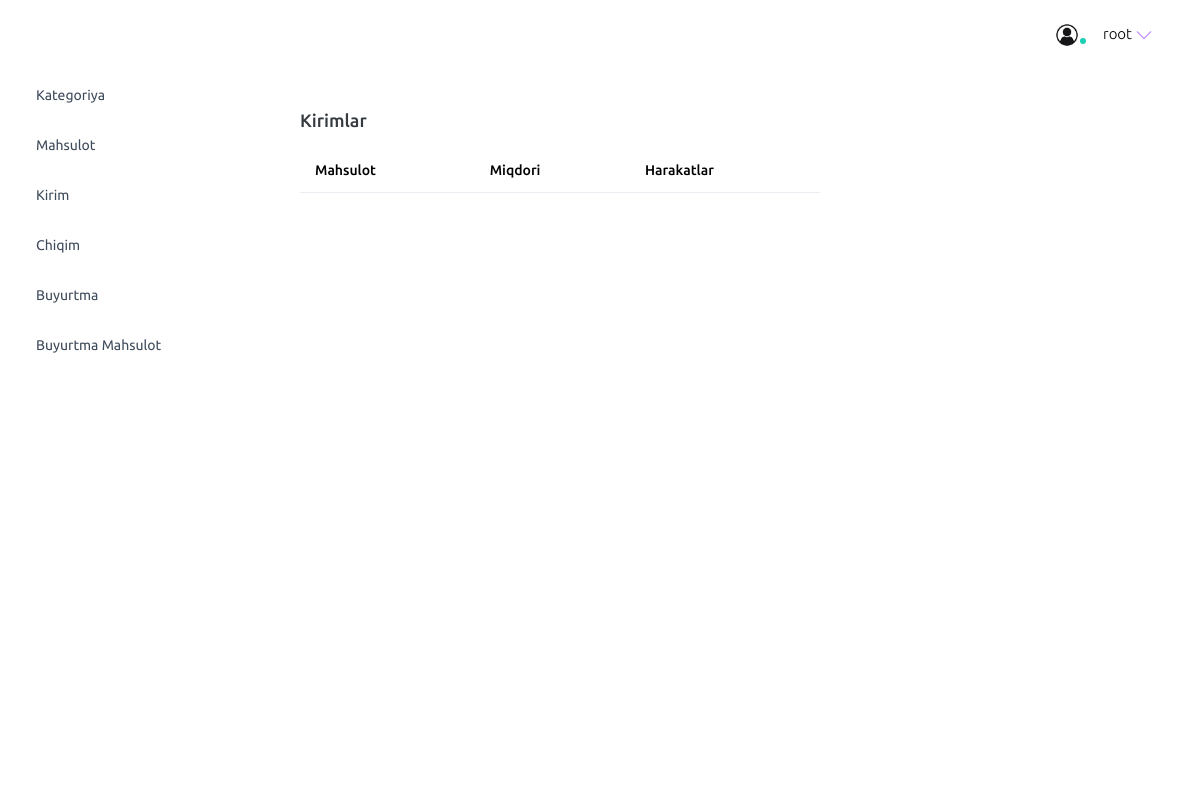
The page /enter-list/ (signed in) on the database as committed earlier.
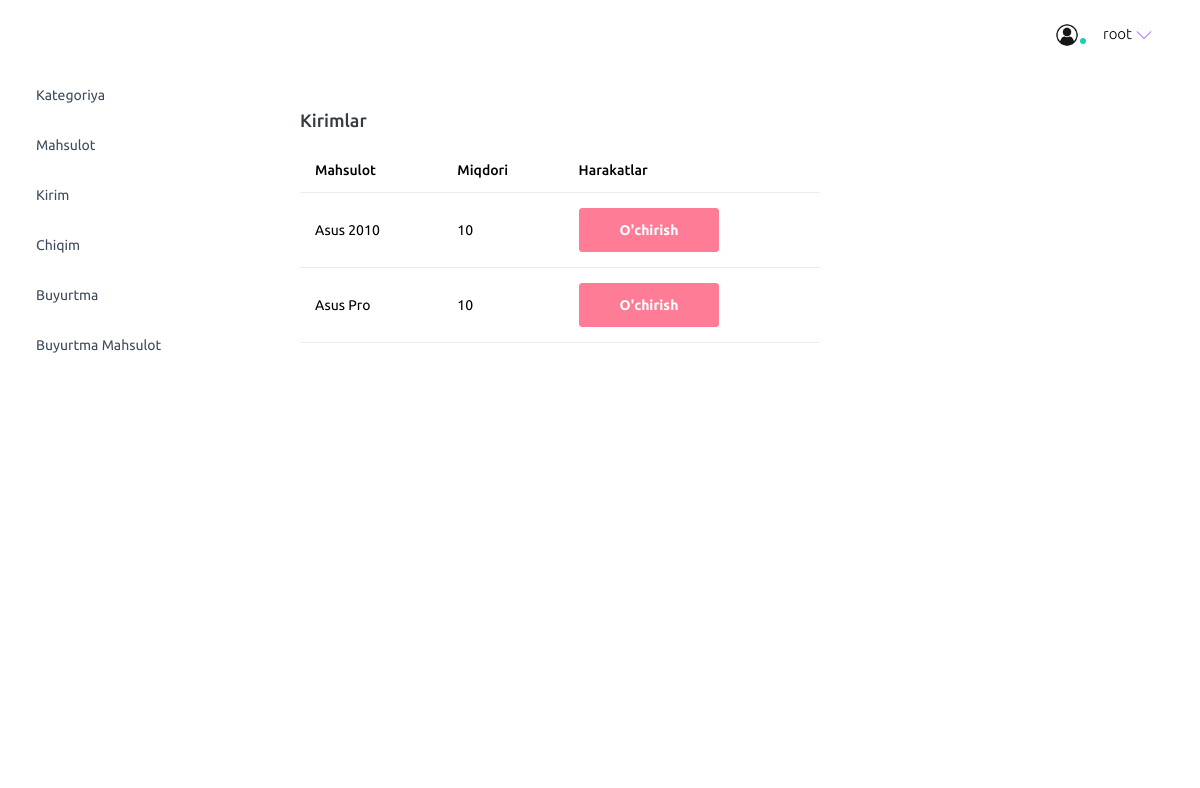
The same page on the database as committed later.
### main/models.py (models this page shows, shortened)
class CodeGenerate(models.Model):
    code = models.CharField(max_length=255, blank=True,unique=True)
    class Meta:
        abstract = True

class Enter(CodeGenerate):
    product = models.ForeignKey(Product, on_delete=models.CASCADE)
    quantity = models.IntegerField()
    date = models.DateTimeField()

class Product(CodeGenerate):
    name = models.CharField(max_length=255, unique=True)
    category = models.ForeignKey(Category, on_delete=models.SET_NULL, null=True)
    price = models.DecimalField(max_digits=14, decimal_places=2)
    discount_price = models.DecimalField(max_digits=14, decimal_places=2, null=True, blank=True)
    quantity = models.IntegerField(default=0, null=True, blank=True)
    banner_image = models.ImageField(upload_to='banner-image/')
    qrcode_img = models.ImageField(blank=True, upload_to='qrcode-img/')
    def __str__(self):
        return self.name

### main/dashboard/views.py (the view)
    def wrapper(request, *args, **kwargs):
        if request.user.is_authenticated and request.user.is_staff:
            result = func(request, *args, **kwargs)
        else:
            return redirect('auth:login')
        return result

### main/dashboard/views.py (called while the page is built)
def staff_required(func):
    def wrapper(request, *args, **kwargs):
        if request.user.is_authenticated and request.user.is_staff:
            result = func(request, *args, **kwargs)
        else:
            return redirect('auth:login')
        return result
    return wrapper

@staff_required
def enter_list(request):
    queryset = models.Enter.objects.all()
    return render(request, 'dashboard/enter/list.html', {'queryset':queryset})

### templates/dashboard/enter/list.html (shortened to what this page needs)
{% extends 'dashboard/base.html' %}
{% load static %}
{% block content %}
<div class="col-lg-6 grid-margin stretch-card">
    <div class="card">
      <div class="card-body">
        <h4 class="card-title">Kirimlar</h4>
        <table class="table">
          <thead>
            <tr>
              <th>Mahsulot</th>
              <th>Miqdori</th>
              <th>Harakatlar</th>
            </tr>
          </thead>
          <tbody>
            {% for q in queryset %}
            <tr>
              <td>{{q.product}}</td>
              <td>{{q.quantity}}</td>
              <td>
                <a href="{% url 'dashboard:enter_delete' q.code %}"><button class="btn btn-danger">O'chirish</button></a>
              </td>
            </tr>
            {% endfor %}
          </tbody>
        </table>
      </div>
    </div>
  </div>
{% endblock content %}

Rows that differ between the two databases and show on the page:
added Enter: product "Asus 2010", quantity "10"
added Enter: product "Asus Pro", quantity "10"
